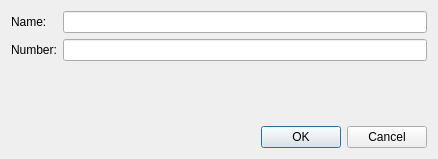
<?xml version="1.0" encoding="UTF-8"?>
<ui version="4.0">
 <class>editdialog</class>
 <widget class="QDialog" name="editdialog">
  <property name="geometry">
   <rect>
    <x>0</x>
    <y>0</y>
    <width>438</width>
    <height>159</height>
   </rect>
  </property>
  <property name="windowTitle">
   <string>Dialog</string>
  </property>
  <layout class="QGridLayout" name="gridLayout">
   <item row="0" column="0">
    <widget class="QLabel" name="label">
     <property name="text">
      <string>Name:</string>
     </property>
    </widget>
   </item>
   <item row="0" column="1">
    <widget class="QLineEdit" name="nameEdit"/>
   </item>
   <item row="1" column="0">
    <widget class="QLabel" name="label_2">
     <property name="text">
      <string>Number:</string>
     </property>
    </widget>
   </item>
   <item row="1" column="1">
    <widget class="QLineEdit" name="numberEdit"/>
   </item>
   <item row="2" column="1">
    <spacer name="verticalSpacer">
     <property name="orientation">
      <enum>Qt::Vertical</enum>
     </property>
     <property name="sizeHint" stdset="0">
      <size>
       <width>20</width>
       <height>32</height>
      </size>
     </property>
    </spacer>
   </item>
   <item row="3" column="0" colspan="2">
    <widget class="QDialogButtonBox" name="buttonBox">
     <property name="orientation">
      <enum>Qt::Horizontal</enum>
     </property>
     <property name="standardButtons">
      <set>QDialogButtonBox::Cancel|QDialogButtonBox::Ok</set>
     </property>
    </widget>
   </item>
  </layout>
 </widget>
 <tabstops>
  <tabstop>nameEdit</tabstop>
  <tabstop>numberEdit</tabstop>
 </tabstops>
 <resources/>
 <connections>
  <connection>
   <sender>buttonBox</sender>
   <signal>accepted()</signal>
   <receiver>editdialog</receiver>
   <slot>accept()</slot>
   <hints>
    <hint type="sourcelabel">
     <x>229</x>
     <y>133</y>
    </hint>
    <hint type="destinationlabel">
     <x>157</x>
     <y>158</y>
    </hint>
   </hints>
  </connection>
  <connection>
   <sender>buttonBox</sender>
   <signal>rejected()</signal>
   <receiver>editdialog</receiver>
   <slot>reject()</slot>
   <hints>
    <hint type="sourcelabel">
     <x>297</x>
     <y>139</y>
    </hint>
    <hint type="destinationlabel">
     <x>286</x>
     <y>158</y>
    </hint>
   </hints>
  </connection>
 </connections>
</ui>
